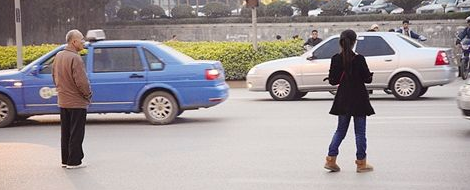
#> input picture human-detector/object_detector/test_image/选区_016.png, 470 x 190 px
$ python -i detector.py   (imports and definitions only)
#> lines starting #> are read from the running program, lines starting #| are printed output that depends on the picture
import numpy as np
from skimage.transform import pyramid_gaussian
from imutils.object_detection import non_max_suppression
import imutils
from skimage.feature import hog
import joblib
import cv2
from config import *
from skimage import color
import matplotlib.pyplot as plt
import os
import glob

# [18 lines left out: function sliding_window, not called in this run]

def detector(filename):
#> called with filename = 'test_image/选区_016.png'
    im = cv2.imread(filename)
#> im is the input picture: shape (190, 470, 3); mean B, G, R 153.7, 152.2, 159.9
    im = imutils.resize(im, width = min(400, im.shape[1]))
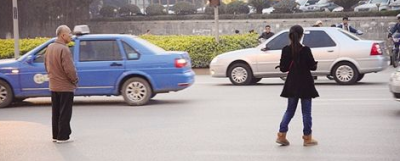
#> im: shape (161, 400, 3); mean B, G, R 153.7, 152.2, 159.9
    min_wdw_sz = (64, 128)
    step_size = (10, 10)
    downscale = 1.25

#> (the run stopped early here; a loop or call above may not have finished)
